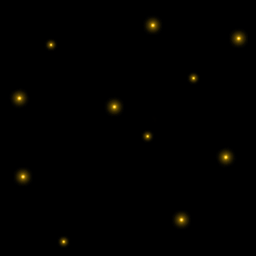
#> input picture Assets/Resources/UI/04S_FG_04_ARKADIA3.PNG, 256 x 256 px; its folder holds only this picture in this run
$ python -i PictureConfig.py   (imports and definitions only)
#> lines starting #> are read from the running program, lines starting #| are printed output that depends on the picture
import os
from PIL import Image
import tkinter
import tkinter.font as tf
from tkinter import filedialog

# [1 line not run here, left out]

# [44 lines left out: functions picFile, picFiles, picFiles2, openfile, file_name, picChange, not called in this run]

def doPicChange(filePath,outPath):
#> called with outPath = 'out.png'
    img = Image.open(filePath)
#> img is the input picture: PIL image 256x256 RGBA; mean R, G, B, A 1.7, 1.3, 0.2, 255
    img = img.convert("RGBA")
    bands = img.split()
    rIm = bands[0]
    gIm = bands[1]
    bIm = bands[2]
    aIm = bands[3]
#> aIm: PIL image 256x256 L; every value is 255
    width, height = img.size
#> width = 256; height = 256
    for x in range(width):
        for y in range(height):
            aIm.putpixel((x,y), int((bIm.getpixel((x, y)) + gIm.getpixel((x, y)) + bIm.getpixel((x, y))) / 3))
    nimg = Image.merge("RGBA", (rIm, gIm, bIm, aIm))
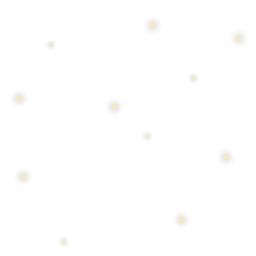
#> nimg: PIL image 256x256 RGBA; mean R, G, B, A 1.7, 1.3, 0.2, 0.5; transparent parts drawn white
    nimg.save(outPath)

# [22 lines left out: function picChangeBat, not called in this run]


# [2 lines not run here, left out]
#选择前-文本框
bef_text = tkinter.Text(width = 28,height = 2,font = tf.Font(family='萝莉体',size=15))
# [2 lines not run here, left out]
#选择前-图片位置
# [1 line that did not run here, left out]
# [1 line not run here, left out]
#选择后-文字识别
# [1 line that did not run here, left out]
# [1 line not run here, left out]

#选择前-文件夹文本框
bef_text2 = tkinter.Text(width = 28,height = 2,font = tf.Font(family='萝莉体',size=15))
# [2 lines not run here, left out]
#选择前-文件夹位置
# [1 line that did not run here, left out]
# [1 line not run here, left out]
#选择后-图片批量识别
# [1 line that did not run here, left out]
# [1 line not run here, left out]

#输出路径
bef_text3 = tkinter.Text(width = 28,height = 2,font = tf.Font(family='萝莉体',size=15))
# [2 lines not run here, left out]
#选择输出文件
# [1 line that did not run here, left out]
# [1 line not run here, left out]
#打开输出文件
# [1 line that did not run here, left out]
# [4 lines not run here, left out]

>>> result = doPicChange('../../../Resources/UI/04S_FG_04_ARKADIA3.PNG', 'out.png')
